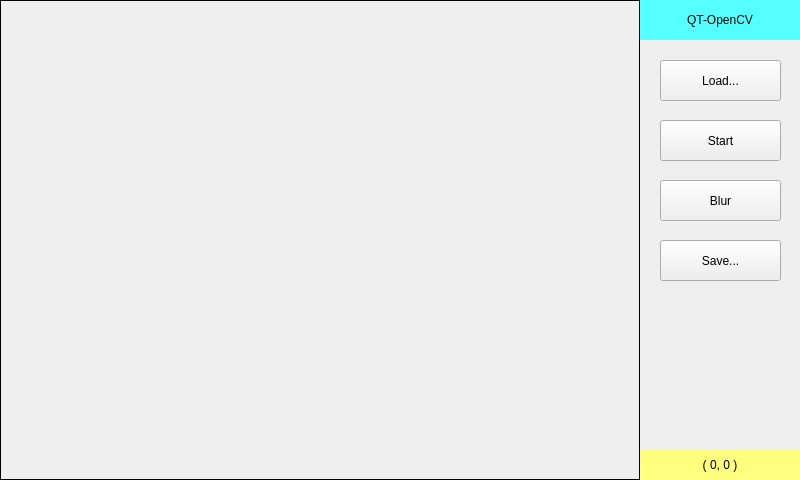
<?xml version="1.0" encoding="UTF-8"?>
<ui version="4.0">
 <class>MainWindow</class>
 <widget class="QMainWindow" name="MainWindow">
  <property name="geometry">
   <rect>
    <x>0</x>
    <y>0</y>
    <width>800</width>
    <height>480</height>
   </rect>
  </property>
  <property name="sizePolicy">
   <sizepolicy hsizetype="Preferred" vsizetype="Preferred">
    <horstretch>0</horstretch>
    <verstretch>0</verstretch>
   </sizepolicy>
  </property>
  <property name="windowTitle">
   <string>OpenCV 4.0 Pi Camera Test</string>
  </property>
  <widget class="QWidget" name="widget">
   <widget class="QLabel" name="pbxS">
    <property name="geometry">
     <rect>
      <x>0</x>
      <y>0</y>
      <width>640</width>
      <height>480</height>
     </rect>
    </property>
    <property name="frameShape">
     <enum>QFrame::Box</enum>
    </property>
    <property name="text">
     <string/>
    </property>
   </widget>
   <widget class="QLabel" name="label">
    <property name="geometry">
     <rect>
      <x>640</x>
      <y>0</y>
      <width>160</width>
      <height>40</height>
     </rect>
    </property>
    <property name="styleSheet">
     <string notr="true">background-color: rgb(85, 255, 255);</string>
    </property>
    <property name="text">
     <string>QT-OpenCV</string>
    </property>
    <property name="alignment">
     <set>Qt::AlignCenter</set>
    </property>
   </widget>
   <widget class="QPushButton" name="btnStart">
    <property name="geometry">
     <rect>
      <x>660</x>
      <y>120</y>
      <width>121</width>
      <height>41</height>
     </rect>
    </property>
    <property name="text">
     <string>Start</string>
    </property>
   </widget>
   <widget class="QPushButton" name="btnSave">
    <property name="geometry">
     <rect>
      <x>660</x>
      <y>240</y>
      <width>121</width>
      <height>41</height>
     </rect>
    </property>
    <property name="text">
     <string>Save...</string>
    </property>
   </widget>
   <widget class="QPushButton" name="btnBlur">
    <property name="geometry">
     <rect>
      <x>660</x>
      <y>180</y>
      <width>121</width>
      <height>41</height>
     </rect>
    </property>
    <property name="text">
     <string>Blur</string>
    </property>
   </widget>
   <widget class="QPushButton" name="btnLoad">
    <property name="geometry">
     <rect>
      <x>660</x>
      <y>60</y>
      <width>121</width>
      <height>41</height>
     </rect>
    </property>
    <property name="text">
     <string>Load...</string>
    </property>
   </widget>
   <widget class="QLabel" name="labMousePos">
    <property name="geometry">
     <rect>
      <x>640</x>
      <y>450</y>
      <width>160</width>
      <height>30</height>
     </rect>
    </property>
    <property name="styleSheet">
     <string notr="true">background-color: rgb(255, 255, 127);</string>
    </property>
    <property name="text">
     <string>( 0, 0 )</string>
    </property>
    <property name="alignment">
     <set>Qt::AlignCenter</set>
    </property>
   </widget>
  </widget>
 </widget>
 <layoutdefault spacing="6" margin="11"/>
 <resources/>
 <connections/>
</ui>
